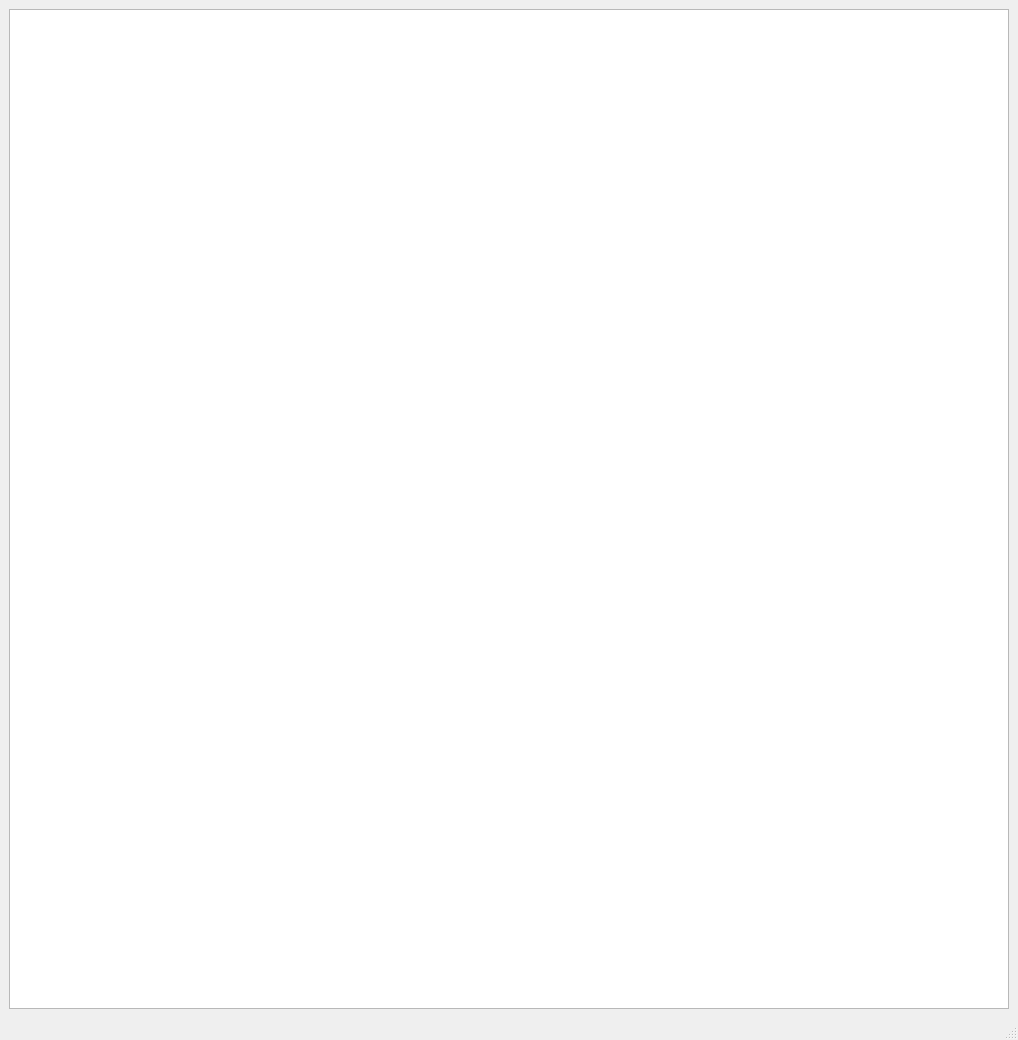
<?xml version="1.0" encoding="UTF-8"?>
<ui version="4.0">
 <class>MainWindowPredPray</class>
 <widget class="QMainWindow" name="MainWindowPredPray">
  <property name="geometry">
   <rect>
    <x>0</x>
    <y>0</y>
    <width>906</width>
    <height>634</height>
   </rect>
  </property>
  <property name="windowTitle">
   <string>MainWindow</string>
  </property>
  <widget class="QWidget" name="centralwidget">
   <layout class="QHBoxLayout" name="horizontalLayout">
    <item>
     <widget class="phillib::game_of_life::ViewerWorld" name="viewMain">
      <property name="minimumSize">
       <size>
        <width>1000</width>
        <height>1000</height>
       </size>
      </property>
     </widget>
    </item>
   </layout>
  </widget>
  <widget class="QMenuBar" name="menubar">
   <property name="geometry">
    <rect>
     <x>0</x>
     <y>0</y>
     <width>906</width>
     <height>22</height>
    </rect>
   </property>
  </widget>
  <widget class="QStatusBar" name="statusbar"/>
 </widget>
 <customwidgets>
  <customwidget>
   <class>phillib::game_of_life::ViewerWorld</class>
   <extends>QGraphicsView</extends>
   <header>ViewerWorld.h</header>
  </customwidget>
 </customwidgets>
 <resources/>
 <connections/>
</ui>
